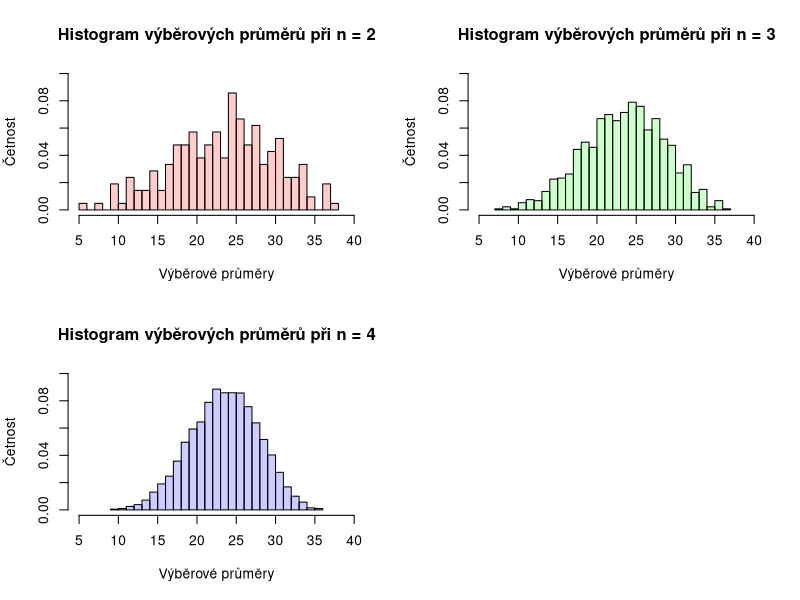

The R script that drew this image:
## ---- chunk 1
dataST <- read.csv("Zapocty.csv", sep = ";")
## ---- chunk 2
#Funkce pro vygenerování pravděpodobnostního rozdělení výběrového průměru

prstFce <- function(n, data){
  N <- nrow(data)
  vybery <- as.data.frame(matrix(nrow = choose(N, n), ncol = n + 1))
  soucty <- vector("numeric", n)

  for(i in 1:n){
    vybery[,i] <- combn(N, n)[i,]
  }

  for(i in 1:choose(N, n)){
    for(j in 1:n){
      soucty[j] <- as.numeric(data[which(data$Student == vybery[i, j]), 4])
    }
    vybery[i, n + 1] <- mean(soucty)
    soucty <- c()
  }
  
  uniq <- as.data.frame(table(vybery[,n+1]))

  prstRozdeleni <- as.data.frame(matrix(nrow = length(unique(vybery[,n+1])), ncol = 4))
  prstRozdeleni[,1] <- as.numeric(levels(uniq[,1]))
  prstRozdeleni[,2] <- as.numeric(uniq[,2])
  prstRozdeleni[,3] <- uniq[,2]/sum(uniq[,2])
  prstRozdeleni[,4] <- cumsum(prstRozdeleni[1:nrow(prstRozdeleni),3])

  prstRozdeleni <- setNames(prstRozdeleni, c("prumer", "pocet_nastani", "P(x)", "F(x)"))
  
  return(prstRozdeleni)
}
## ---- chunk 3
prstFce(2, dataST)
## ---- chunk 4
prstFce(3, dataST)
## ---- chunk 5
prstFce(4, dataST)
## ---- chunk 6
#populační průměr
popPrumer <- mean(dataST$Soucet)
## ---- chunk 7
prstRozdeleni2 <- prstFce(2, dataST)
bias2 <- abs(popPrumer - mean(prstRozdeleni2$prumer))

prstRozdeleni3 <- prstFce(3, dataST)
bias3 <- abs(popPrumer - mean(prstRozdeleni3$prumer))

prstRozdeleni4 <- prstFce(4, dataST)
bias4 <- abs(popPrumer - mean(prstRozdeleni4$prumer))

setNames(c(bias2, bias3, bias4), c("Zkreslení při n = 2", "Zkreslení při n = 3", "Zkreslení při n = 4"))
## ---- chunk 8
#nezkreslené odhady rozptylu odhadu µ

var2 <- (1-(2/21))*(var(dataST$Soucet)/2)
var3 <- (1-(3/21))*(var(dataST$Soucet)/3)
var4 <- (1-(4/21))*(var(dataST$Soucet)/4)

setNames(c(var2, var3, var4), c("Rozptyl při n = 2", "Rozptyl při n = 3", "Rozptyl při n = 4"))
## ---- chunk 9
#popis variability pomocí vhodných popisných statistik

pVariability <- as.data.frame(matrix(nrow = 3, ncol = 7))
colnames(pVariability) <- c("Variacni koeficient", "1. decil", "9. decil", "1. kvartil",  "3. kvartil", "Variacni rozpeti", "Mezikvartilove rozpeti")
rownames(pVariability) <- c("n = 2", "n = 3", "n = 4")

pVariability[,1] <- c(sqrt(var2)/mean(prstRozdeleni2$prumer)*100, sqrt(var3)/mean(prstRozdeleni3$prumer)*100, sqrt(var4)/mean(prstRozdeleni4$prumer)*100)

rada2 <- rep(prstRozdeleni2$prumer, prstRozdeleni2$pocet_nastani)
rada3 <- rep(prstRozdeleni3$prumer, prstRozdeleni3$pocet_nastani)
rada4 <- rep(prstRozdeleni4$prumer, prstRozdeleni4$pocet_nastani)

pVariability[,2] <- c(quantile(rada2, probs = 0.1), quantile(rada3, probs = 0.1), quantile(rada4, probs = 0.1))
pVariability[,3] <- c(quantile(rada2, probs = 0.9), quantile(rada3, probs = 0.9), quantile(rada4, probs = 0.9))
pVariability[,4] <- c(quantile(rada2, probs = 1/3), quantile(rada3, probs = 1/3), quantile(rada4, probs = 1/3))
pVariability[,5] <- c(quantile(rada2, probs = 2/3), quantile(rada3, probs = 2/3), quantile(rada4, probs = 2/3))
pVariability[,6] <- pVariability[,3] - pVariability[,2]
pVariability[,7] <- pVariability[,5] - pVariability[,4]

pVariability
## ---- chunk 10
par(mfrow = c(2,2))
hist(rada2, freq = F, breaks = 30, ylim = c(0,0.1), xlim=c(5, 40), col = rgb(1, 0, 0, 0.2), main = "Histogram výběrových průměrů při n = 2", xlab = "Výběrové průměry", ylab = "Četnost")
hist(rada3, freq = F, breaks = 30, ylim = c(0,0.1), xlim=c(5, 40), col = rgb(0, 1, 0, 0.2), main = "Histogram výběrových průměrů při n = 3", xlab = "Výběrové průměry", ylab = "Četnost")
hist(rada4, freq = F, breaks = 30, ylim = c(0,0.1), xlim=c(5, 40), col = rgb(0, 0, 1, 0.2), main = "Histogram výběrových průměrů při n = 4", xlab = "Výběrové průměry", ylab = "Četnost")
